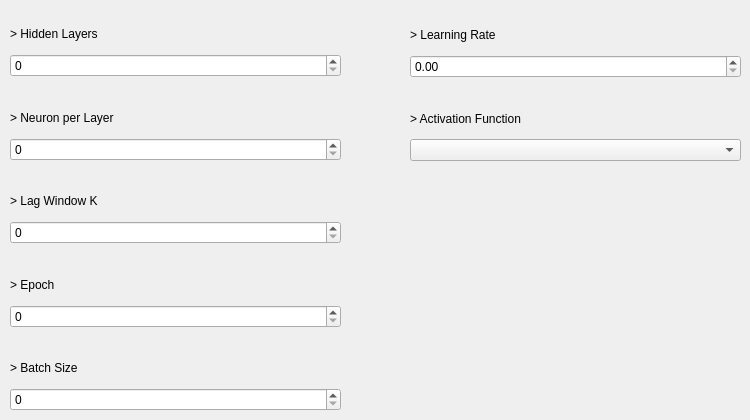
      <widget class="QWidget" name="ANN_Parameter">
       <attribute name="title">
        <string>ANN</string>
       </attribute>
       <widget class="QWidget" name="verticalLayoutWidget_3">
        <property name="geometry">
         <rect>
          <x>10</x>
          <y>20</y>
          <width>331</width>
          <height>391</height>
         </rect>
        </property>
        <layout class="QVBoxLayout" name="verticalLayout_3">
         <item>
          <widget class="QLabel" name="label_11">
           <property name="text">
            <string>&gt; Hidden Layers</string>
           </property>
          </widget>
         </item>
         <item>
          <widget class="QSpinBox" name="spinBox_3"/>
         </item>
         <item>
          <spacer name="horizontalSpacer_4">
           <property name="orientation">
            <enum>Qt::Orientation::Horizontal</enum>
           </property>
           <property name="sizeHint" stdset="0">
            <size>
             <width>40</width>
             <height>20</height>
            </size>
           </property>
          </spacer>
         </item>
         <item>
          <widget class="QLabel" name="label_14">
           <property name="text">
            <string>&gt; Neuron per Layer</string>
           </property>
          </widget>
         </item>
         <item>
          <widget class="QSpinBox" name="spinBox_4"/>
         </item>
         <item>
          <spacer name="horizontalSpacer_5">
           <property name="orientation">
            <enum>Qt::Orientation::Horizontal</enum>
           </property>
           <property name="sizeHint" stdset="0">
            <size>
             <width>40</width>
             <height>20</height>
            </size>
           </property>
          </spacer>
         </item>
         <item>
          <widget class="QLabel" name="label_15">
           <property name="text">
            <string>&gt; Lag Window K</string>
           </property>
          </widget>
         </item>
         <item>
          <widget class="QSpinBox" name="spinBox_5"/>
         </item>
         <item>
          <spacer name="horizontalSpacer_6">
           <property name="orientation">
            <enum>Qt::Orientation::Horizontal</enum>
           </property>
           <property name="sizeHint" stdset="0">
            <size>
             <width>40</width>
             <height>20</height>
            </size>
           </property>
          </spacer>
         </item>
         <item>
          <widget class="QLabel" name="label_16">
           <property name="text">
            <string>&gt; Epoch</string>
           </property>
          </widget>
         </item>
         <item>
          <widget class="QSpinBox" name="spinBox_6"/>
         </item>
         <item>
          <spacer name="horizontalSpacer_7">
           <property name="orientation">
            <enum>Qt::Orientation::Horizontal</enum>
           </property>
           <property name="sizeHint" stdset="0">
            <size>
             <width>40</width>
             <height>20</height>
            </size>
           </property>
          </spacer>
         </item>
         <item>
          <widget class="QLabel" name="label_17">
           <property name="text">
            <string>&gt; Batch Size</string>
           </property>
          </widget>
         </item>
         <item>
          <widget class="QSpinBox" name="spinBox_7"/>
         </item>
        </layout>
       </widget>
       <widget class="QWidget" name="verticalLayoutWidget_4">
        <property name="geometry">
         <rect>
          <x>410</x>
          <y>20</y>
          <width>331</width>
          <height>141</height>
         </rect>
        </property>
        <layout class="QVBoxLayout" name="verticalLayout_4">
         <item>
          <widget class="QLabel" name="label_18">
           <property name="text">
            <string>&gt; Learning Rate</string>
           </property>
          </widget>
         </item>
         <item>
          <widget class="QDoubleSpinBox" name="doubleSpinBox_3"/>
         </item>
         <item>
          <spacer name="horizontalSpacer_8">
           <property name="orientation">
            <enum>Qt::Orientation::Horizontal</enum>
           </property>
           <property name="sizeHint" stdset="0">
            <size>
             <width>40</width>
             <height>20</height>
            </size>
           </property>
          </spacer>
         </item>
         <item>
          <widget class="QLabel" name="label_19">
           <property name="text">
            <string>&gt; Activation Function</string>
           </property>
          </widget>
         </item>
         <item>
          <widget class="QComboBox" name="comboBox_4"/>
         </item>
        </layout>
       </widget>
      </widget>
